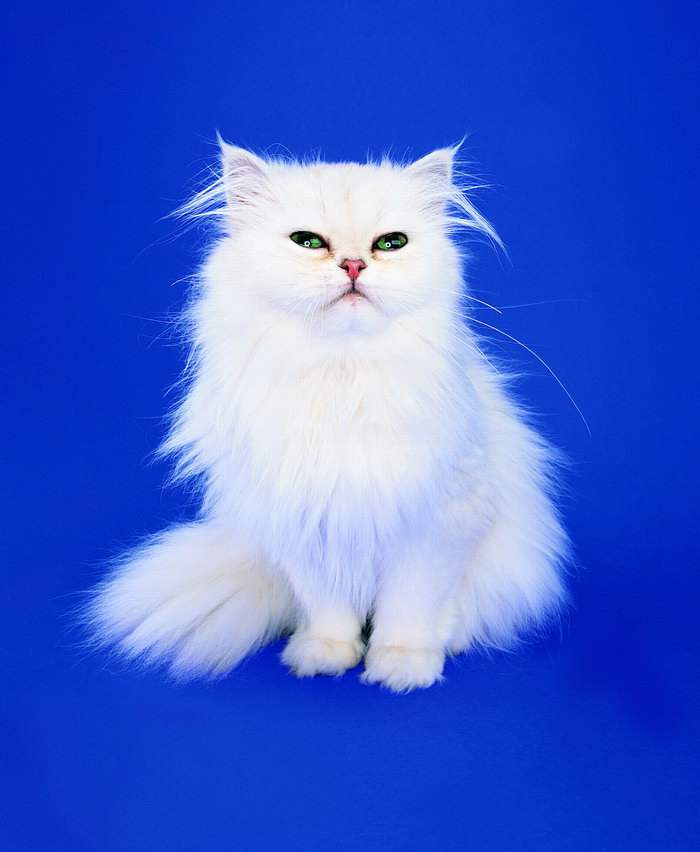
#> input picture 机器学习/图像分类-代码与数据/1.jpg, 700 x 852 px
$ python '图像分类.py'
#> lines starting #> are read from the running program, lines starting #| are printed output that depends on the picture
#直方图均衡化
import cv2
import numpy as npy
import numpy as np
pic1=cv2.imread("./1.jpg")
#> pic1 is the input picture: shape (852, 700, 3); mean B, G, R 209.3, 97.2, 64.9

#特征提取
def getfetures(img):
#> called with img = './cat/10.jpg'
    thisimg=cv2.imread(img)
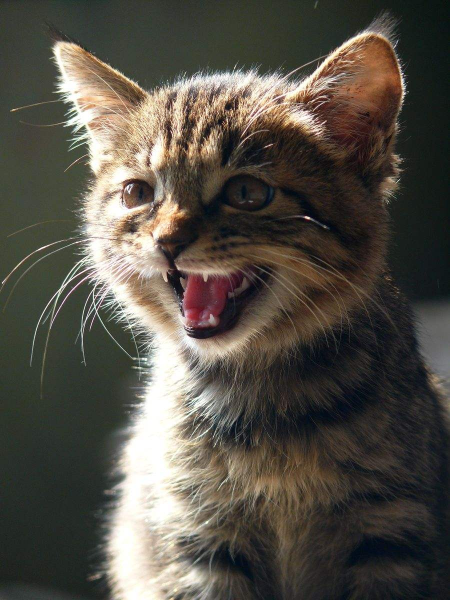
#> input picture 机器学习/图像分类-代码与数据/cat/10.jpg, 900 x 1200 px (shown at 1/2 size)
#> thisimg is the input picture: shape (1200, 900, 3); mean B, G, R 70.9, 79.8, 84.6
    thisimg=cv2.resize(thisimg,(1024,1024))
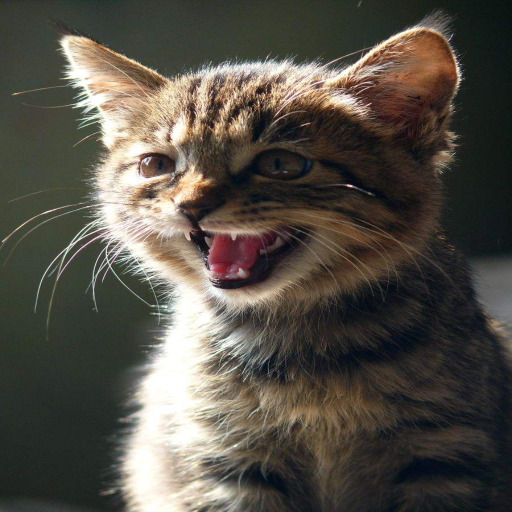
#> thisimg: shape (1024, 1024, 3) (shown at 1/2 size); mean B, G, R 70.8, 79.7, 84.5
    thisimg_gray=cv2.cvtColor(thisimg,cv2.COLOR_BGR2GRAY)
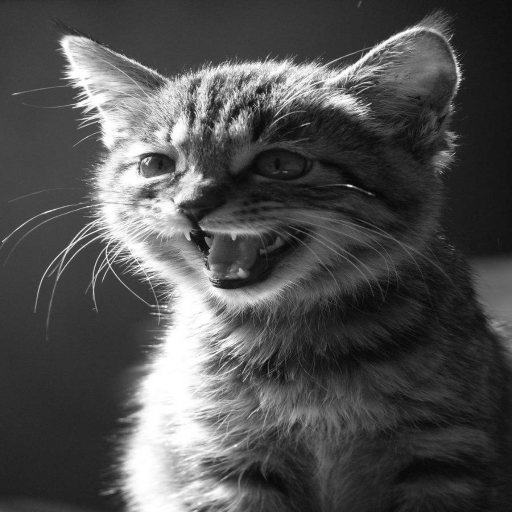
#> thisimg_gray: shape (1024, 1024) (shown at 1/2 size); min 1, max 255, mean 80.1
    thisimg_gray=cv2.equalizeHist(thisimg_gray)
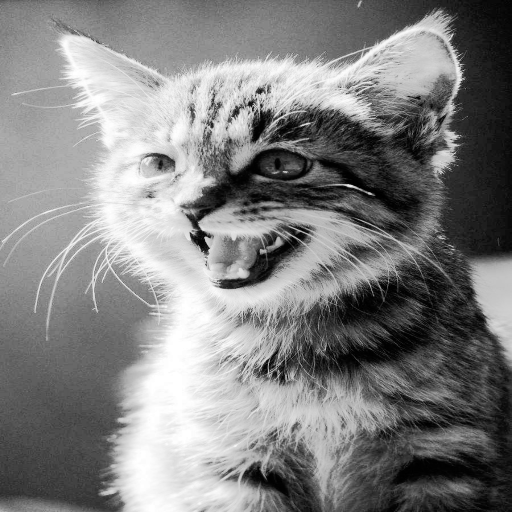
#> thisimg_gray: shape (1024, 1024) (shown at 1/2 size); min 0, max 255, mean 128.6
    star=cv2.xfeatures2d.StarDetector_create()
    point1=star.detect(thisimg_gray)
#> point1 = 858 keypoints; strongest (x, y, size): (739, 387, 4), (412, 476, 6), (557, 485, 12), (605, 250, 4)
    sift=cv2.xfeatures2d.SIFT_create()
    point2,features=sift.compute(thisimg_gray,point1)
#> point2 has the same summary as point1
    return features

#批量加载各图片的特征值
cat_path="./cat/"
dog_path="./dog/"
import os
tz_all=[]
cat_allfile=os.listdir(cat_path)
for i in cat_allfile:
    thisimg=cat_path+str(i)
    cat_tz=getfetures(thisimg)
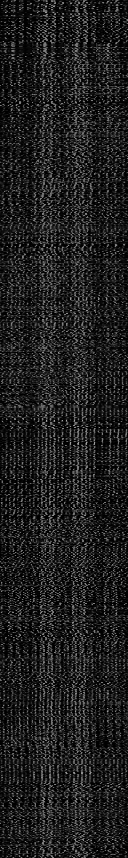
#> cat_tz: shape (858, 128) float32; min 0, max 166, mean 31.3
    tz_all.extend(cat_tz)
#> pass 2 of the loop `for i in cat_allfile:`:
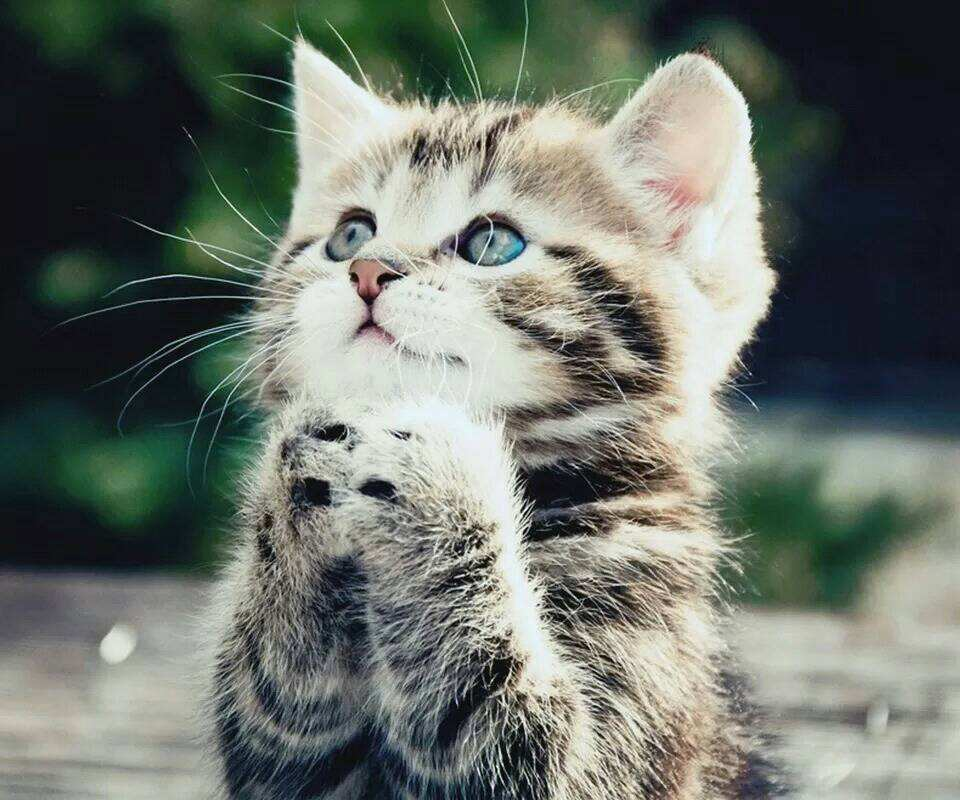
#> input picture 机器学习/图像分类-代码与数据/cat/11.jpg, 960 x 800 px
#> in getfetures, thisimg is the input picture: shape (800, 960, 3); mean B, G, R 106.9, 114.9, 107.9
#> thisimg: shape (1024, 1024, 3)
#> in getfetures (call 2), `thisimg_gray=cv2.equalizeHist(thisimg_gray)`:
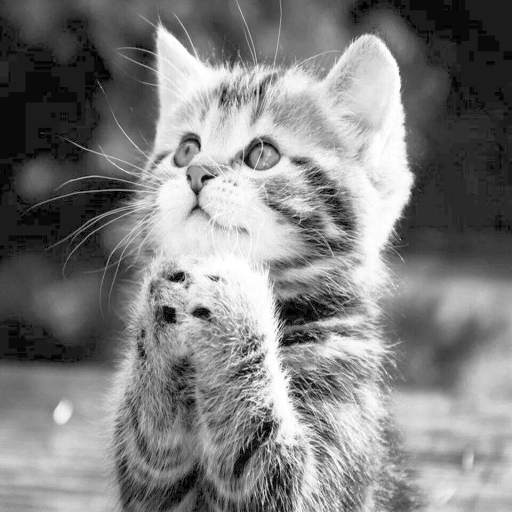
#> thisimg_gray: shape (1024, 1024) (shown at 1/2 size); min 0, max 255, mean 128.6
#> point1 = 1034 keypoints; strongest (x, y, size): (326, 69, 22), (493, 736, 4), (506, 693, 4), (497, 751, 8)
#> point2 has the same summary as point1
#> `cat_tz=getfetures(thisimg)`:
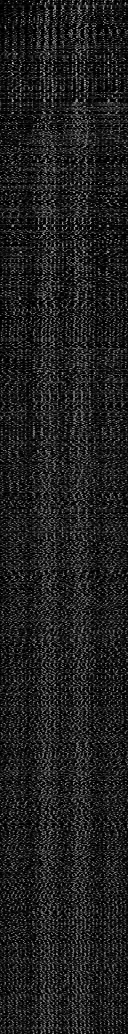
#> cat_tz: shape (1034, 128) float32; min 0, max 196, mean 31.7
#> pass 3 of the loop `for i in cat_allfile:`:
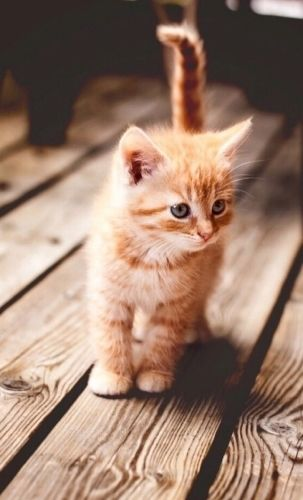
#> input picture 机器学习/图像分类-代码与数据/cat/12.jpg, 303 x 500 px
#> in getfetures, thisimg is the input picture: shape (500, 303, 3); mean B, G, R 109.4, 125.9, 154.8
#> thisimg: shape (1024, 1024, 3)
#> in getfetures (call 3), `thisimg_gray=cv2.equalizeHist(thisimg_gray)`:
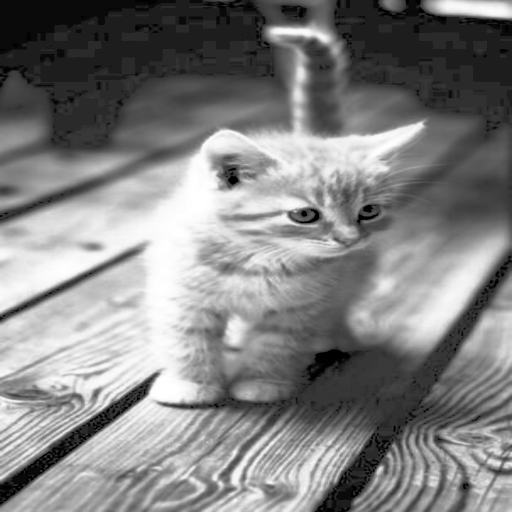
#> thisimg_gray: shape (1024, 1024) (shown at 1/2 size); min 0, max 255, mean 129.3
#> point1 = 210 keypoints; strongest (x, y, size): (760, 939, 12), (470, 661, 32), (473, 947, 16), (204, 806, 22)
#> point2 has the same summary as point1
#> `cat_tz=getfetures(thisimg)`:
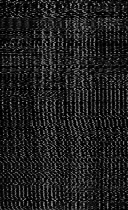
#> cat_tz: shape (210, 128) float32; min 0, max 162, mean 31.3
#> (the run stopped early here; a loop or call above may not have finished)
